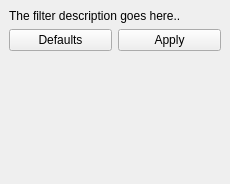
<?xml version="1.0" encoding="UTF-8"?>
<ui version="4.0">
 <class>FilterDockWidget</class>
 <widget class="QDockWidget" name="FilterDockWidget">
  <property name="geometry">
   <rect>
    <x>0</x>
    <y>0</y>
    <width>230</width>
    <height>184</height>
   </rect>
  </property>
  <property name="sizePolicy">
   <sizepolicy hsizetype="MinimumExpanding" vsizetype="MinimumExpanding">
    <horstretch>0</horstretch>
    <verstretch>0</verstretch>
   </sizepolicy>
  </property>
  <property name="minimumSize">
   <size>
    <width>230</width>
    <height>184</height>
   </size>
  </property>
  <property name="windowTitle">
   <string>Filter Name Here</string>
  </property>
  <widget class="QWidget" name="dockWidgetContents">
   <property name="sizePolicy">
    <sizepolicy hsizetype="Minimum" vsizetype="Minimum">
     <horstretch>0</horstretch>
     <verstretch>0</verstretch>
    </sizepolicy>
   </property>
   <layout class="QVBoxLayout" name="verticalLayout">
    <item>
     <widget class="QLabel" name="filterDescription">
      <property name="text">
       <string>The filter description goes here..</string>
      </property>
      <property name="wordWrap">
       <bool>true</bool>
      </property>
     </widget>
    </item>
    <item>
     <layout class="QVBoxLayout" name="parametersLayout"/>
    </item>
    <item>
     <layout class="QHBoxLayout" name="buttonsLayout">
      <item>
       <widget class="QPushButton" name="defaultButton">
        <property name="text">
         <string>Defaults</string>
        </property>
       </widget>
      </item>
      <item>
       <widget class="QPushButton" name="applyButton">
        <property name="text">
         <string>Apply</string>
        </property>
       </widget>
      </item>
     </layout>
    </item>
    <item>
     <spacer name="verticalSpacer_2">
      <property name="orientation">
       <enum>Qt::Vertical</enum>
      </property>
      <property name="sizeHint" stdset="0">
       <size>
        <width>20</width>
        <height>40</height>
       </size>
      </property>
     </spacer>
    </item>
   </layout>
  </widget>
 </widget>
 <resources/>
 <connections/>
</ui>
